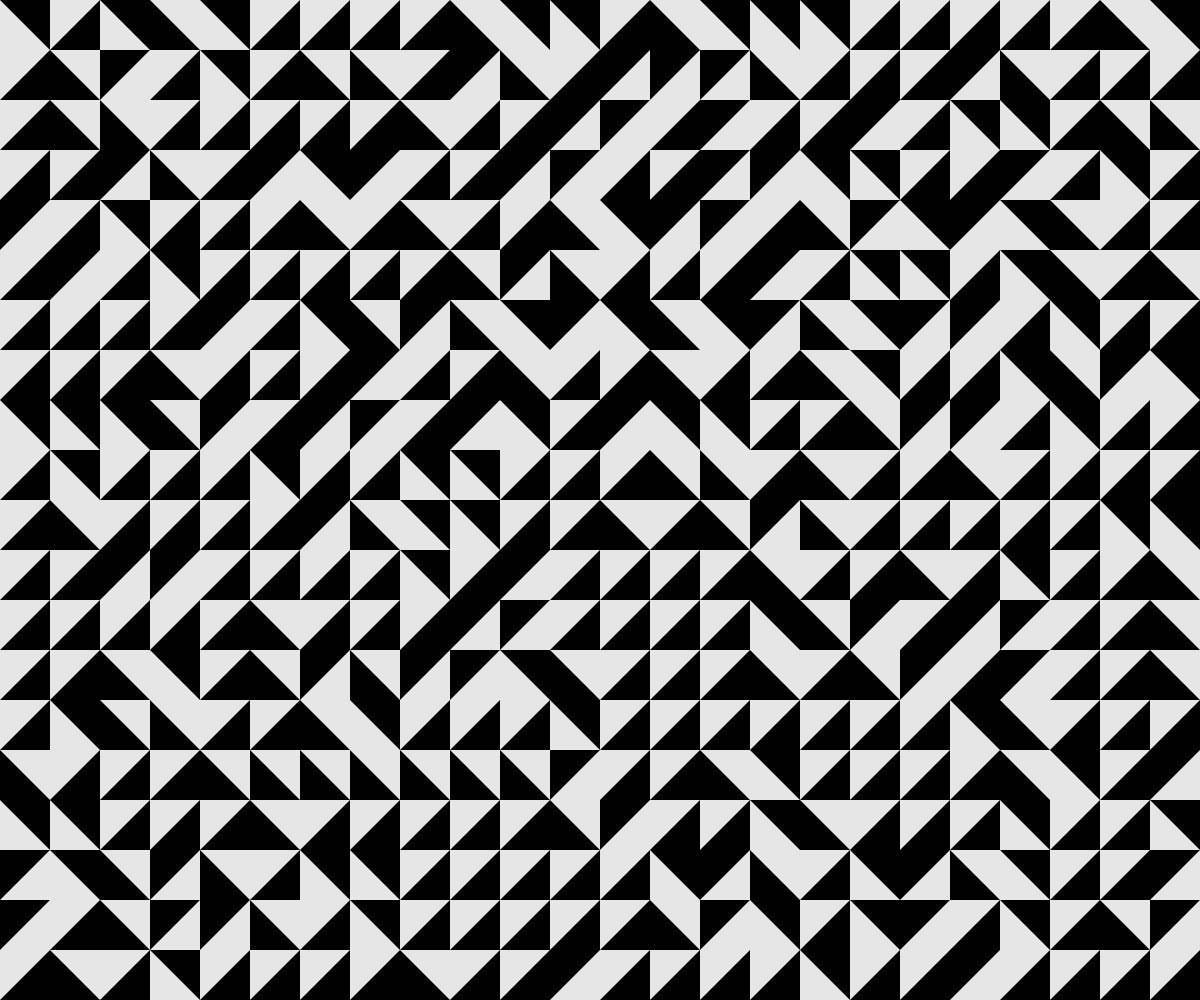
Frame 1 (no input)
Frame 60 (no input): identical to frame 1, image omitted
Frame 120 (the mouse pressed at the canvas centre since frame 60): identical to frame 1, image omitted

The p5.js sketch that drew this single still picture (run headless with seeded random() and noise() and a simulated clock; from frame 60 on, the mouse is pressed at the canvas centre):

// p5.js sketch
// ── sketch.js
function setup() {
  createCanvas(windowWidth, windowHeight);
  rectMode(CENTER);
  background(0);
  noStroke();
  fill(255);
  for (let i = 0; i < height; i += 50) {
    push();
    for (let j = 0; j < width; j += 50) {
      fill(230);
      let r = int(random(6));
      push();
      translate(25,25);
      if(r==1)rotate(0);
      else if(r==2)rotate(HALF_PI);
      else if(r==3)rotate(PI);
      else if(r==4)rotate(3*PI/2);
      triangle(-25,-25,-25,25,25,-25);
      pop();
      translate(50, 0);
    }
    pop();
    translate(0, 50);
  }
}

function draw() {

}
